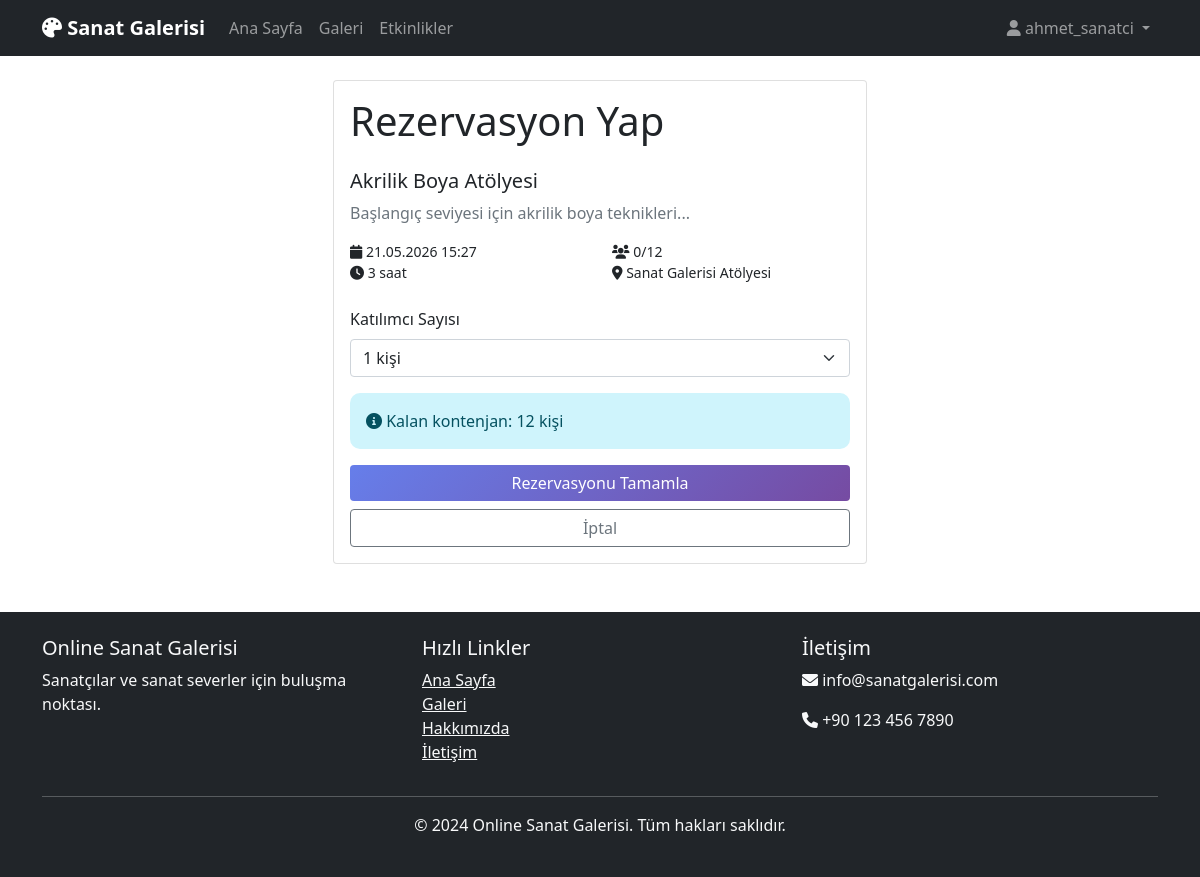
The app's page /reserve_event/1 (signed in), older data.
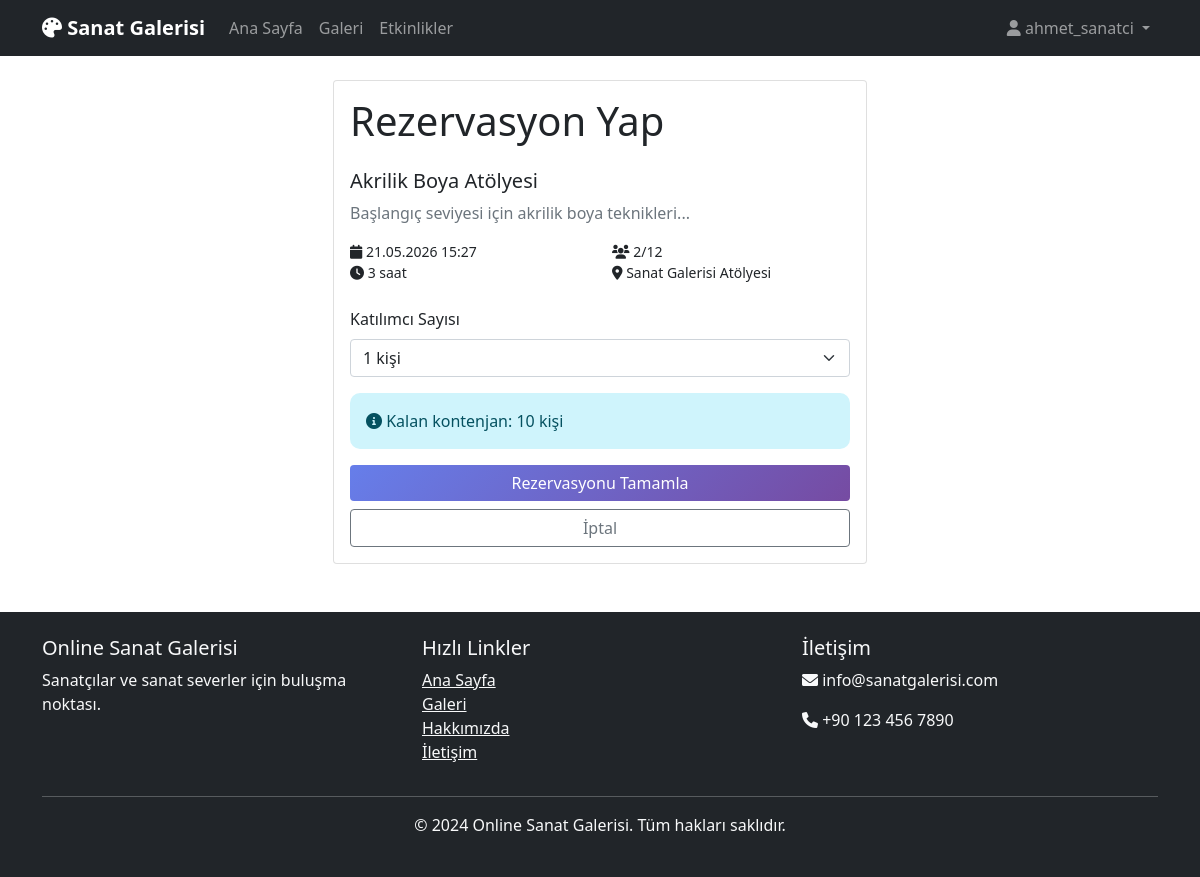
The same page, newer data.
### backend/app.py (models this page shows)
class Event(db.Model):
    __tablename__ = 'events'
    id = db.Column(db.Integer, primary_key=True)
    title = db.Column(db.String(200), nullable=False)
    description = db.Column(db.Text, nullable=False)
    image_url = db.Column(db.String(255))
    instructor_id = db.Column(db.Integer, db.ForeignKey('users.id'), nullable=False)
    category_id = db.Column(db.Integer, db.ForeignKey('categories.id'), nullable=False)
    event_date = db.Column(db.DateTime, nullable=False)
    duration_hours = db.Column(db.Integer, default=2)
    max_participants = db.Column(db.Integer, nullable=False)
    current_participants = db.Column(db.Integer, default=0)
    price = db.Column(db.Integer, nullable=False)
    location = db.Column(db.String(255))
    status = db.Column(db.String(20), default='active')  # active, cancelled, completed
    created_at = db.Column(db.DateTime, default=datetime.utcnow)
    updated_at = db.Column(db.DateTime, default=datetime.utcnow, onupdate=datetime.utcnow)
    instructor = db.relationship('User', backref='instructed_events')
    category = db.relationship('Category', backref='events')
    reservations = db.relationship('Reservation', backref='event', lazy=True)
    comments = db.relationship('EventComment', backref='event', lazy=True)

### backend/app.py (the view, shortened to what this page needs)
@app.route('/reserve_event/<int:event_id>', methods=['GET', 'POST'])
@login_required
def reserve_event(event_id):
    event = Event.query.get_or_404(event_id)
    return render_template('reserve_event.html', event=event)

### backend/app.py (called while the page is built)
@login_manager.user_loader
def load_user(user_id):
    return User.query.get(int(user_id))

### frontend/templates/reserve_event.html (shortened to what this page needs)
{% extends "base.html" %}
{% block content %}
<div class="container mt-4">
    <div class="row justify-content-center">
        <div class="col-lg-6">
            <div class="card">
                <div class="card-body">
                    <h1 class="mb-4">Rezervasyon Yap</h1>
                    <div class="mb-4">
                        <h5>{{ event.title }}</h5>
                        <p class="text-muted">{{ event.description[:150] }}...</p>
                        <div class="row">
                            <div class="col-6">
                                <small class="d-block">
                                    <i class="fas fa-calendar"></i> {{ event.event_date.strftime('%d.%m.%Y %H:%M') }}
                                </small>
                                <small class="d-block">
                                    <i class="fas fa-clock"></i> {{ event.duration_hours }} saat
                                </small>
                            </div>
                            <div class="col-6">
                                <small class="d-block">
                                    <i class="fas fa-users"></i> {{ event.current_participants }}/{{ event.max_participants }}
                                </small>
                                <small class="d-block">
                                    <i class="fas fa-map-marker-alt"></i> {{ event.location }}
                                </small>
                            </div>
                        </div>
                    </div>
                    <form method="POST">
                        <div class="mb-3">
                            <label class="form-label">Katılımcı Sayısı</label>
                            <select name="participant_count" class="form-select" required>
                                {% for i in range(1, event.max_participants - event.current_participants + 1) %}
                                <option value="{{ i }}" {% if i == 1 %}selected{% endif %}>
                                    {{ i }} kişi
                                </option>
                                {% endfor %}
                            </select>
                        </div>
                        <div class="alert alert-info">
                            <i class="fas fa-info-circle"></i>
                            Kalan kontenjan: {{ event.max_participants - event.current_participants }} kişi
                        </div>
                        <div class="d-grid gap-2">
                            <button type="submit" class="btn btn-primary">Rezervasyonu Tamamla</button>
                            <a href="{{ url_for('event_detail', id=event.id) }}" class="btn btn-outline-secondary">İptal</a>
                        </div>
                    </form>
                </div>
            </div>
        </div>
    </div>
</div>
{% endblock %}

Row changes from the older to the newer data that the page shows:
changed Event "Akrilik Boya Atölyesi": current_participants "0" → "2"; event.max_participants-event.current_participants "12" → "10"
